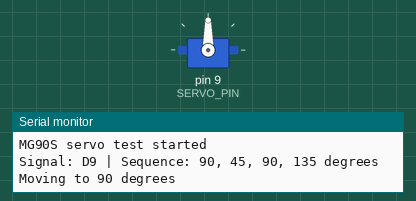
Recording of a program running on a simulated Arduino Uno, built with avr-gcc and run on an emulated ATmega328P. On the bench: servo, the last lines printed to the serial monitor.

Above: at 0.55 s.
At 2.9 s:
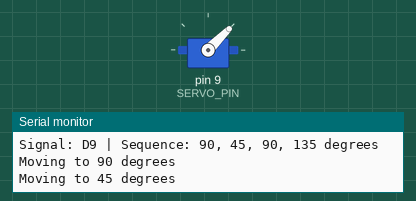
At 5.3 s:
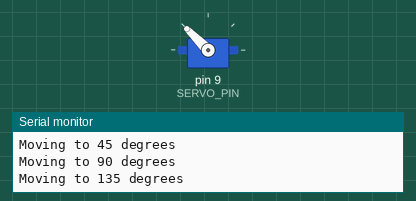
Timing chart, 0 to 6.8 s (numbered marks = the images above):
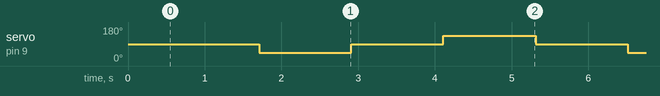

The program:

main.cpp
```cpp
#include <Arduino.h>
#include <Servo.h>

// Arduino Uno signal pin. It supports the Servo library and leaves serial free.
constexpr uint8_t SERVO_PIN = 9;

constexpr uint8_t MIN_ANGLE = 45;
constexpr uint8_t CENTER_ANGLE = 90;
constexpr uint8_t MAX_ANGLE = 135;
constexpr unsigned long POSITION_HOLD_MS = 1200;

Servo servo;

void moveTo(uint8_t angle) {
  Serial.print(F("Moving to "));
  Serial.print(angle);
  Serial.println(F(" degrees"));
  servo.write(angle);
  delay(POSITION_HOLD_MS);
}

void setup() {
  Serial.begin(9600);
  servo.attach(SERVO_PIN);

  Serial.println(F("MG90S servo test started"));
  Serial.println(F("Signal: D9 | Sequence: 90, 45, 90, 135 degrees"));
  delay(500);
}

void loop() {
  moveTo(CENTER_ANGLE);
  moveTo(MIN_ANGLE);
  moveTo(CENTER_ANGLE);
  moveTo(MAX_ANGLE);
}
```

Measured:
- by itself, servo on pin 9 (SERVO_PIN): repeats every 4.8 s: 90° 1.2 s, 135° 1.2 s, 90° 1.2 s, 45° 1.2 s
